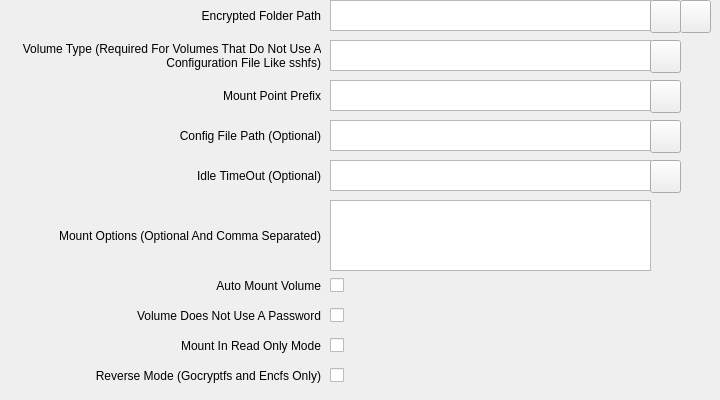
      <widget class="QWidget" name="tabGeneralOptions">
       <attribute name="title">
        <string>General Options</string>
       </attribute>
       <widget class="QLabel" name="labelName">
        <property name="geometry">
         <rect>
          <x>10</x>
          <y>0</y>
          <width>311</width>
          <height>31</height>
         </rect>
        </property>
        <property name="text">
         <string>Encrypted Folder Path</string>
        </property>
        <property name="alignment">
         <set>Qt::AlignRight|Qt::AlignTrailing|Qt::AlignVCenter</set>
        </property>
        <property name="wordWrap">
         <bool>true</bool>
        </property>
       </widget>
       <widget class="QTextEdit" name="lineEditEncryptedFolderPath">
        <property name="geometry">
         <rect>
          <x>330</x>
          <y>0</y>
          <width>321</width>
          <height>31</height>
         </rect>
        </property>
       </widget>
       <widget class="QPushButton" name="pbFolderPath">
        <property name="geometry">
         <rect>
          <x>650</x>
          <y>0</y>
          <width>31</width>
          <height>33</height>
         </rect>
        </property>
        <property name="text">
         <string/>
        </property>
       </widget>
       <widget class="QLabel" name="label_16">
        <property name="geometry">
         <rect>
          <x>10</x>
          <y>20</y>
          <width>311</width>
          <height>71</height>
         </rect>
        </property>
        <property name="text">
         <string>Volume Type (Required For Volumes That Do Not Use A Configuration File Like sshfs)</string>
        </property>
        <property name="alignment">
         <set>Qt::AlignRight|Qt::AlignTrailing|Qt::AlignVCenter</set>
        </property>
        <property name="wordWrap">
         <bool>true</bool>
        </property>
       </widget>
       <widget class="QTextEdit" name="lineEditVolumeType">
        <property name="geometry">
         <rect>
          <x>330</x>
          <y>40</y>
          <width>321</width>
          <height>31</height>
         </rect>
        </property>
       </widget>
       <widget class="QPushButton" name="pbVolumeTypes">
        <property name="geometry">
         <rect>
          <x>650</x>
          <y>40</y>
          <width>31</width>
          <height>33</height>
         </rect>
        </property>
        <property name="text">
         <string/>
        </property>
       </widget>
       <widget class="QLabel" name="labelDeviceAddress">
        <property name="geometry">
         <rect>
          <x>10</x>
          <y>80</y>
          <width>311</width>
          <height>31</height>
         </rect>
        </property>
        <property name="text">
         <string>Mount Point Prefix</string>
        </property>
        <property name="alignment">
         <set>Qt::AlignRight|Qt::AlignTrailing|Qt::AlignVCenter</set>
        </property>
        <property name="wordWrap">
         <bool>true</bool>
        </property>
       </widget>
       <widget class="QTextEdit" name="lineEditMountPath">
        <property name="geometry">
         <rect>
          <x>330</x>
          <y>80</y>
          <width>321</width>
          <height>31</height>
         </rect>
        </property>
       </widget>
       <widget class="QPushButton" name="pbMountPointPath">
        <property name="geometry">
         <rect>
          <x>650</x>
          <y>80</y>
          <width>31</width>
          <height>33</height>
         </rect>
        </property>
        <property name="text">
         <string/>
        </property>
       </widget>
       <widget class="QLabel" name="labelCofigFilePath">
        <property name="geometry">
         <rect>
          <x>10</x>
          <y>120</y>
          <width>311</width>
          <height>31</height>
         </rect>
        </property>
        <property name="text">
         <string>Config File Path (Optional)</string>
        </property>
        <property name="alignment">
         <set>Qt::AlignRight|Qt::AlignTrailing|Qt::AlignVCenter</set>
        </property>
        <property name="wordWrap">
         <bool>true</bool>
        </property>
       </widget>
       <widget class="QTextEdit" name="lineEditConfigFilePath">
        <property name="geometry">
         <rect>
          <x>330</x>
          <y>120</y>
          <width>321</width>
          <height>31</height>
         </rect>
        </property>
       </widget>
       <widget class="QPushButton" name="pbConfigFilePath">
        <property name="geometry">
         <rect>
          <x>650</x>
          <y>120</y>
          <width>31</width>
          <height>33</height>
         </rect>
        </property>
        <property name="text">
         <string/>
        </property>
       </widget>
       <widget class="QLabel" name="labelIdleTimeOut">
        <property name="geometry">
         <rect>
          <x>10</x>
          <y>160</y>
          <width>311</width>
          <height>31</height>
         </rect>
        </property>
        <property name="text">
         <string>Idle TimeOut (Optional)</string>
        </property>
        <property name="alignment">
         <set>Qt::AlignRight|Qt::AlignTrailing|Qt::AlignVCenter</set>
        </property>
        <property name="wordWrap">
         <bool>true</bool>
        </property>
       </widget>
       <widget class="QTextEdit" name="lineEditIdleTimeOut">
        <property name="geometry">
         <rect>
          <x>330</x>
          <y>160</y>
          <width>321</width>
          <height>31</height>
         </rect>
        </property>
       </widget>
       <widget class="QPushButton" name="pbIdentityFile">
        <property name="geometry">
         <rect>
          <x>650</x>
          <y>160</y>
          <width>31</width>
          <height>33</height>
         </rect>
        </property>
        <property name="text">
         <string/>
        </property>
       </widget>
       <widget class="QLabel" name="label_7">
        <property name="geometry">
         <rect>
          <x>10</x>
          <y>200</y>
          <width>311</width>
          <height>71</height>
         </rect>
        </property>
        <property name="text">
         <string>Mount Options (Optional And Comma Separated)</string>
        </property>
        <property name="alignment">
         <set>Qt::AlignRight|Qt::AlignTrailing|Qt::AlignVCenter</set>
        </property>
        <property name="wordWrap">
         <bool>true</bool>
        </property>
       </widget>
       <widget class="QTextEdit" name="lineEditMountOptions">
        <property name="geometry">
         <rect>
          <x>330</x>
          <y>200</y>
          <width>321</width>
          <height>71</height>
         </rect>
        </property>
       </widget>
       <widget class="QLabel" name="label_12">
        <property name="geometry">
         <rect>
          <x>10</x>
          <y>270</y>
          <width>311</width>
          <height>31</height>
         </rect>
        </property>
        <property name="text">
         <string>Auto Mount Volume</string>
        </property>
        <property name="alignment">
         <set>Qt::AlignRight|Qt::AlignTrailing|Qt::AlignVCenter</set>
        </property>
        <property name="wordWrap">
         <bool>true</bool>
        </property>
       </widget>
       <widget class="QCheckBox" name="cbAutoMount">
        <property name="geometry">
         <rect>
          <x>330</x>
          <y>270</y>
          <width>21</width>
          <height>31</height>
         </rect>
        </property>
        <property name="text">
         <string/>
        </property>
       </widget>
       <widget class="QLabel" name="label_13">
        <property name="geometry">
         <rect>
          <x>10</x>
          <y>300</y>
          <width>311</width>
          <height>31</height>
         </rect>
        </property>
        <property name="text">
         <string>Volume Does Not Use A Password</string>
        </property>
        <property name="alignment">
         <set>Qt::AlignRight|Qt::AlignTrailing|Qt::AlignVCenter</set>
        </property>
        <property name="wordWrap">
         <bool>true</bool>
        </property>
       </widget>
       <widget class="QCheckBox" name="cbVolumeNoPassword">
        <property name="geometry">
         <rect>
          <x>330</x>
          <y>300</y>
          <width>21</width>
          <height>31</height>
         </rect>
        </property>
        <property name="text">
         <string/>
        </property>
       </widget>
       <widget class="QLabel" name="label_14">
        <property name="geometry">
         <rect>
          <x>10</x>
          <y>330</y>
          <width>311</width>
          <height>31</height>
         </rect>
        </property>
        <property name="text">
         <string>Mount In Read Only Mode</string>
        </property>
        <property name="alignment">
         <set>Qt::AlignRight|Qt::AlignTrailing|Qt::AlignVCenter</set>
        </property>
        <property name="wordWrap">
         <bool>true</bool>
        </property>
       </widget>
       <widget class="QCheckBox" name="cbReadOnlyMode">
        <property name="geometry">
         <rect>
          <x>330</x>
          <y>330</y>
          <width>21</width>
          <height>31</height>
         </rect>
        </property>
        <property name="text">
         <string/>
        </property>
       </widget>
       <widget class="QLabel" name="label_15">
        <property name="geometry">
         <rect>
          <x>10</x>
          <y>360</y>
          <width>311</width>
          <height>31</height>
         </rect>
        </property>
        <property name="text">
         <string>Reverse Mode (Gocryptfs and Encfs Only)</string>
        </property>
        <property name="alignment">
         <set>Qt::AlignRight|Qt::AlignTrailing|Qt::AlignVCenter</set>
        </property>
        <property name="wordWrap">
         <bool>true</bool>
        </property>
       </widget>
       <widget class="QCheckBox" name="cbReverseMode">
        <property name="geometry">
         <rect>
          <x>330</x>
          <y>360</y>
          <width>21</width>
          <height>31</height>
         </rect>
        </property>
        <property name="text">
         <string/>
        </property>
       </widget>
       <widget class="QPushButton" name="pbAddToWallets">
        <property name="geometry">
         <rect>
          <x>680</x>
          <y>0</y>
          <width>31</width>
          <height>33</height>
         </rect>
        </property>
        <property name="toolTip">
         <string>Add Volume To Secure Wallets</string>
        </property>
        <property name="text">
         <string/>
        </property>
       </widget>
      </widget>
